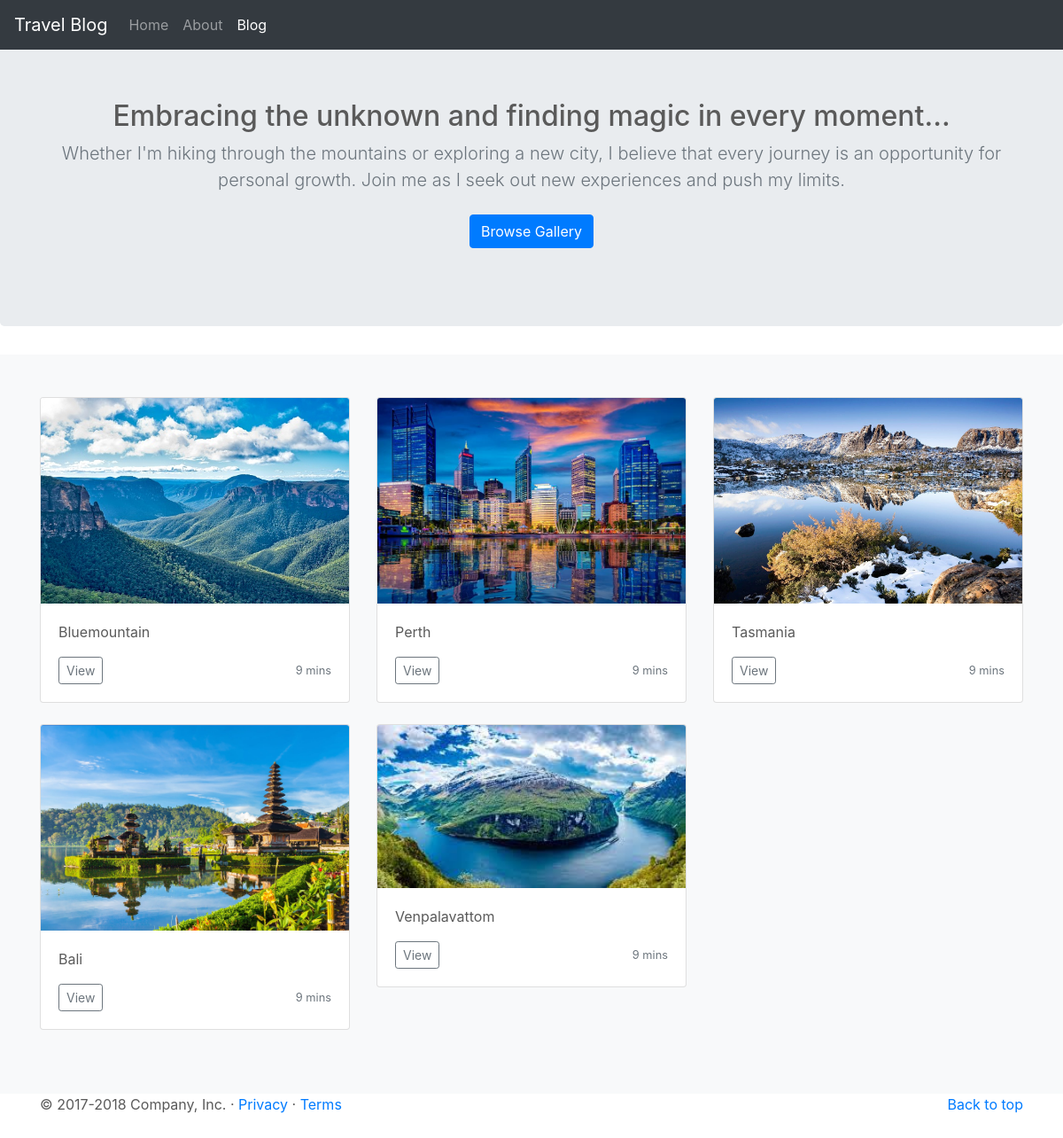
Screenshot of /blog/ with the database file from the repository.
### main/models.py (models this page shows, shortened)
class Post(models.Model):
    postname=models.CharField(max_length=50)
    Lat=models.FloatField(null=True)
    Lng=models.FloatField(null=True)
    mainphoto=models.ImageField(blank=True,null=True)
    publishedDate=models.DateTimeField(blank=True,null=True)
    modifiedDate=models.DateTimeField(blank=True,null=True)
    contents=models.TextField()
    tag=TaggableManager(blank=True)

### main/views.py (the view)
# urls.py: 2. Add a URL to urlpatterns:  path('blog/', include('blog.urls'))
def blog(request):
    postlist=Post.objects.all()
    return render(request,'blog.html',{'postlist':postlist})

### templates/blog.html (shortened to what this page needs)
<!doctype html>
<html lang="en">
  <head>
    <link rel="stylesheet" href="https://stackpath.bootstrapcdn.com/bootstrap/4.1.1/css/bootstrap.min.css">
  </head>
  <body>
    <header>
      <nav class="navbar navbar-expand-md navbar-dark fixed-top bg-dark">
        <a class="navbar-brand" href="#">Travel Blog</a>
        <div class="collapse navbar-collapse" id="navbarCollapse">
          <ul class="navbar-nav mr-auto">
            <li class="nav-item">
              <a class="nav-link" href="#">Home</a>
            </li>
            <li class="nav-item">
              <a class="nav-link" href="about.html">About</a>
            </li>
            <li class="nav-item active">
              <a class="nav-link" href="blog.html">Blog<span class="sr-only">(current)</span></a>
            </li>
          </ul>
        </div>
      </nav>
    </header>
    <main role="main">
      <section class="jumbotron text-center">
        <div class="container">
          <h2 class="jumbotron-heading">Embracing the unknown and finding magic in every moment...</h2>
          <p class="lead text-muted">Whether I'm hiking through the mountains or exploring a new city, I believe that every journey is an opportunity for personal growth. Join me as I seek out new experiences and push my limits.</p>
          <p>
            <a href="#" class="btn btn-primary center my-2">Browse Gallery</a>
          </p>
        </div>
      </section>
      <div class="album py-5 bg-light">
        <div class="container">
          <div class="row">
            {% for list in postlist %}
            <div class="col-md-4">
              <div class="card mb-4 box-shadow">
                {% if list.mainphoto %}
                  <a href="http://127.0.0.1:8000/blog/{{ list.pk }}/"><img class="card-img-top" src="{{ list.mainphoto.url }}" alt="Card image cap"></a>
                {% endif %}
                <div class="card-body">
                  <p class="card-text">{{list.postname}}</p>
                  <div class="d-flex justify-content-between align-items-center">
                    <div class="btn-group">
                      <button type="button" class="btn btn-sm btn-outline-secondary">View</button>
                    </div>
                    <small class="text-muted">9 mins</small>
                  </div>
                </div>
              </div>
            </div>
            {% endfor %}
          </div>
        </div>
      </div>
      <footer class="container">
        <p class="float-right"><a href="#">Back to top</a></p>
        <p>&copy; 2017-2018 Company, Inc. &middot; <a href="#">Privacy</a> &middot; <a href="#">Terms</a></p>
      </footer>
    </main>
  </body>
</html>

### templates/blog.html (style rules this page uses)
body { padding-top: 3rem; padding-bottom: 3rem; color: #5a5a5a; }

### rows the page displays
Post: mainphoto (picture), postname "Bluemountain"
Post: mainphoto (picture), postname "Perth"
Post: mainphoto (picture), postname "Tasmania"
Post: mainphoto (picture), postname "Bali"
Post: mainphoto (picture), postname "Venpalavattom"
